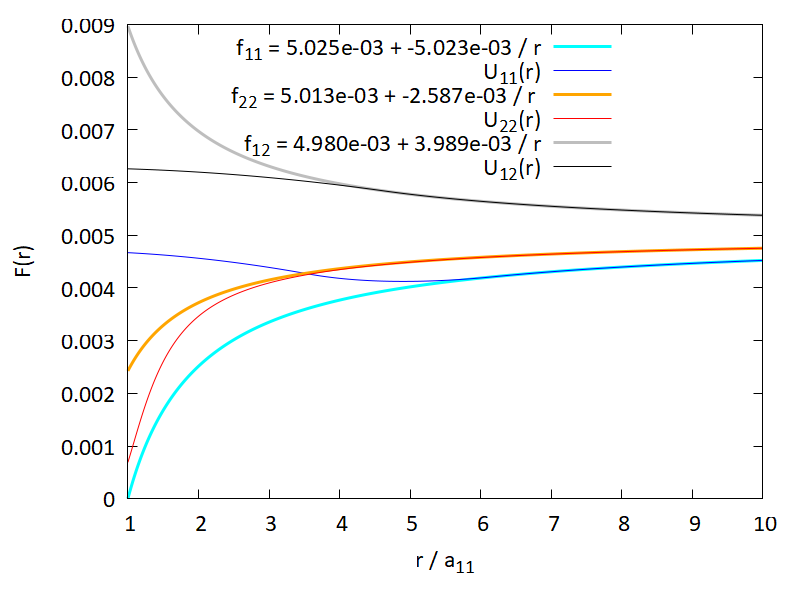

Recreate this plot in gnuplot.
unset multiplot

reset
set encoding iso_8859_1
set term pngcairo enhanced font "Calibri,18" size 800,600
set output      'wF_B56.337G_fit.png'
set fit logfile 'wF_B56.337G_fit.log'

set sample 1000
set key left

set style line 1  lt 1 lw 3 lc rgb "cyan"
set style line 2  lt 1 lw 3 lc rgb "orange"
set style line 3  lt 1 lw 3 lc rgb "gray"

set style line 4  lt 1 lw 1 lc rgb "blue"
set style line 5  lt 1 lw 1 lc rgb "red"
set style line 6  lt 1 lw 1 lc rgb "black"

set format y
set format x
set xlabel "r / a_{11}"
set ylabel "F(r)"

f11(x) = a11 + b11/x
f22(x) = a22 + b22/x
f12(x) = a12 + b12/x

fit [20:] f11(x) 'wF_B56.337G_11.txt' u 1:2 via a11, b11
fit [20:] f22(x) 'wF_B56.337G_22.txt' u 1:2 via a22, b22
fit [20:] f12(x) 'wF_B56.337G_12.txt' u 1:2 via a12, b12
t11 = sprintf("f_{11} = %.3e + %.3e / r", a11, b11)
t22 = sprintf("f_{22} = %.3e + %.3e / r ", a22, b22)
t12 = sprintf("f_{12} = %.3e + %.3e / r", a12, b12)

plot [1:10][:] \
  f11(x) w l ls 1 ti t11, 'wF_B56.337G_11.txt' u 1:($2) w l ls 4 ti 'U_{11}(r)', \
  f22(x) w l ls 2 ti t22, 'wF_B56.337G_22.txt' u 1:($2) w l ls 5 ti 'U_{22}(r)', \
  f12(x) w l ls 3 ti t12, 'wF_B56.337G_12.txt' u 1:($2) w l ls 6 ti 'U_{12}(r)'

unset multiplot
unset output
reset
set terminal GNUTERM
